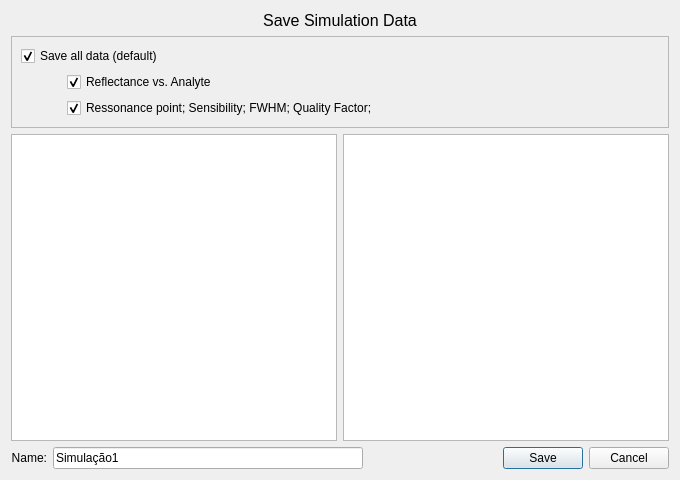
<?xml version="1.0" encoding="UTF-8"?>
<ui version="4.0">
 <class>Dialog</class>
 <widget class="QDialog" name="Dialog">
  <property name="geometry">
   <rect>
    <x>0</x>
    <y>0</y>
    <width>680</width>
    <height>480</height>
   </rect>
  </property>
  <property name="sizePolicy">
   <sizepolicy hsizetype="Fixed" vsizetype="Fixed">
    <horstretch>0</horstretch>
    <verstretch>0</verstretch>
   </sizepolicy>
  </property>
  <property name="minimumSize">
   <size>
    <width>600</width>
    <height>480</height>
   </size>
  </property>
  <property name="maximumSize">
   <size>
    <width>700</width>
    <height>520</height>
   </size>
  </property>
  <property name="windowTitle">
   <string>Dialog</string>
  </property>
  <layout class="QVBoxLayout" name="verticalLayout">
   <item>
    <widget class="QLabel" name="title">
     <property name="text">
      <string>&lt;html&gt;&lt;head/&gt;&lt;body&gt;&lt;p align=&quot;center&quot;&gt;&lt;span style=&quot; font-size:12pt;&quot;&gt;Save Simulation Data&lt;/span&gt;&lt;/p&gt;&lt;/body&gt;&lt;/html&gt;</string>
     </property>
    </widget>
   </item>
   <item>
    <widget class="QFrame" name="frame_options">
     <property name="frameShape">
      <enum>QFrame::StyledPanel</enum>
     </property>
     <property name="frameShadow">
      <enum>QFrame::Raised</enum>
     </property>
     <layout class="QFormLayout" name="formLayout">
      <item row="0" column="0" colspan="2">
       <widget class="QCheckBox" name="save_default">
        <property name="text">
         <string>Save all data (default)</string>
        </property>
        <property name="checked">
         <bool>true</bool>
        </property>
       </widget>
      </item>
      <item row="1" column="0">
       <spacer name="horizontalSpacer_2">
        <property name="orientation">
         <enum>Qt::Horizontal</enum>
        </property>
        <property name="sizeHint" stdset="0">
         <size>
          <width>40</width>
          <height>20</height>
         </size>
        </property>
       </spacer>
      </item>
      <item row="1" column="1">
       <widget class="QCheckBox" name="save_reflectance">
        <property name="text">
         <string>Reflectance vs. Analyte</string>
        </property>
        <property name="checked">
         <bool>true</bool>
        </property>
       </widget>
      </item>
      <item row="2" column="0">
       <spacer name="horizontalSpacer_3">
        <property name="orientation">
         <enum>Qt::Horizontal</enum>
        </property>
        <property name="sizeHint" stdset="0">
         <size>
          <width>40</width>
          <height>20</height>
         </size>
        </property>
       </spacer>
      </item>
      <item row="2" column="1">
       <widget class="QCheckBox" name="save_parameters">
        <property name="text">
         <string>Ressonance point; Sensibility; FWHM; Quality Factor;</string>
        </property>
        <property name="checked">
         <bool>true</bool>
        </property>
       </widget>
      </item>
     </layout>
    </widget>
   </item>
   <item>
    <layout class="QHBoxLayout" name="layout_show_file">
     <item>
      <widget class="QTextBrowser" name="show_file_reflectance"/>
     </item>
     <item>
      <widget class="QTextBrowser" name="show_file_parameters"/>
     </item>
    </layout>
   </item>
   <item>
    <layout class="QHBoxLayout" name="layout_name">
     <item>
      <widget class="QLabel" name="label_2">
       <property name="text">
        <string>Name:</string>
       </property>
       <property name="alignment">
        <set>Qt::AlignRight|Qt::AlignTrailing|Qt::AlignVCenter</set>
       </property>
      </widget>
     </item>
     <item>
      <widget class="QLineEdit" name="file_name">
       <property name="maximumSize">
        <size>
         <width>390</width>
         <height>16777215</height>
        </size>
       </property>
       <property name="text">
        <string>Simulação1</string>
       </property>
      </widget>
     </item>
     <item>
      <widget class="QDialogButtonBox" name="buttonBox">
       <property name="maximumSize">
        <size>
         <width>300</width>
         <height>16777215</height>
        </size>
       </property>
       <property name="orientation">
        <enum>Qt::Horizontal</enum>
       </property>
       <property name="standardButtons">
        <set>QDialogButtonBox::Cancel|QDialogButtonBox::Save</set>
       </property>
       <property name="centerButtons">
        <bool>false</bool>
       </property>
      </widget>
     </item>
    </layout>
   </item>
  </layout>
 </widget>
 <resources/>
 <connections>
  <connection>
   <sender>buttonBox</sender>
   <signal>accepted()</signal>
   <receiver>Dialog</receiver>
   <slot>accept()</slot>
   <hints>
    <hint type="sourcelabel">
     <x>248</x>
     <y>254</y>
    </hint>
    <hint type="destinationlabel">
     <x>157</x>
     <y>274</y>
    </hint>
   </hints>
  </connection>
  <connection>
   <sender>buttonBox</sender>
   <signal>rejected()</signal>
   <receiver>Dialog</receiver>
   <slot>reject()</slot>
   <hints>
    <hint type="sourcelabel">
     <x>316</x>
     <y>260</y>
    </hint>
    <hint type="destinationlabel">
     <x>286</x>
     <y>274</y>
    </hint>
   </hints>
  </connection>
 </connections>
</ui>
